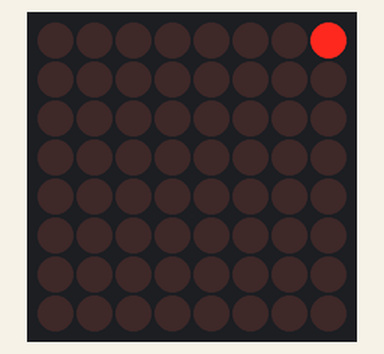
Simulated run of this sketch. Board: ESP32-S3. Shown: 8×8 LED matrix.

Above: at 0.07 s.
At 3.2 s:
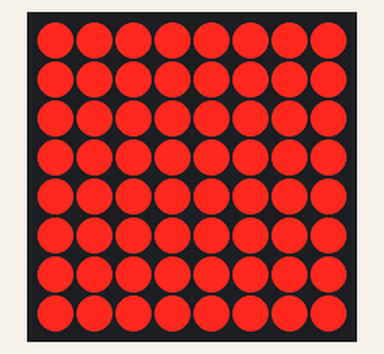
At 12.33 s:
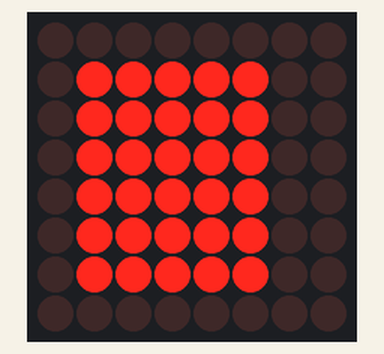
At 21.49 s:
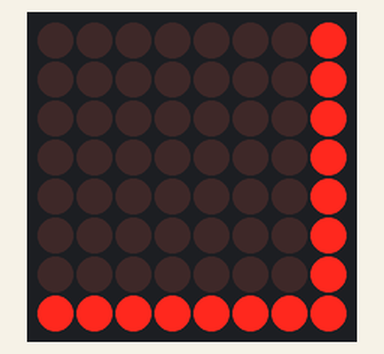
At 30.64 s:
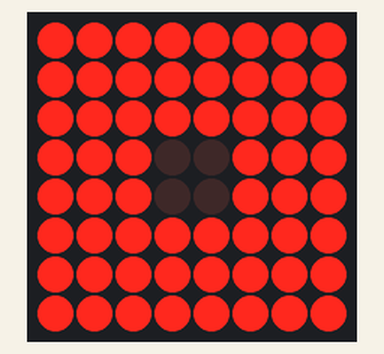
At 39.8 s:
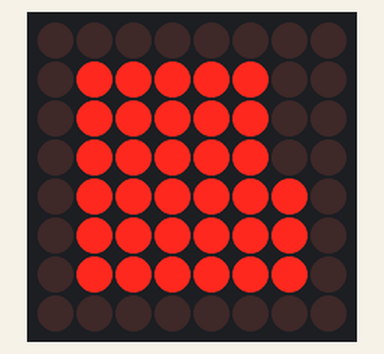

Measured:
- what the display in image 1 shows lasts 0.5 s, from 3.2 s to 3.7 s

The sketch:

main.ino
```cpp
#include <MD_MAX72xx.h>

#define HARDWARE_TYPE MD_MAX72XX::FC16_HW
#define CS_PIN 10
#define SEGMENTS 1

MD_MAX72XX display = MD_MAX72XX(HARDWARE_TYPE, CS_PIN, SEGMENTS);

void spiral(bool state, uint16_t speed = 50) {
    int xStart = 0, yStart = 0;
    int xEnd = 7, yEnd = 7;

    while (xStart <= xEnd && yStart <= yEnd) {
        // Top row left to right
        for (int col = xStart; col <= xEnd; col++) {
            display.setPoint(col, yStart, state);
            delay(speed);
        }
        yStart++;

        // Right column top to bottom
        for (int row = yStart; row <= yEnd; row++) {
            display.setPoint(xEnd, row, state);
            delay(speed);
        }
        xEnd--;

        // Bottom row right to left
        if (yStart <= yEnd) {
            for (int col = xEnd; col >= xStart; col--) {
                display.setPoint(col, yEnd, state);
                delay(speed);
            }
            yEnd--;
        }

        // Left column bottom to top
        if (xStart <= xEnd) {
            for (int row = yEnd; row >= yStart; row--) {
                display.setPoint(xStart, row, state);
                delay(speed);
            }
            xStart++;
        }
    }
}

void displaySpiral() {
    spiral(true);   // draw spiral
    delay(500);
    spiral(false);  // clear spiral in reverse
}

void setup() {
    display.begin();
    display.clear();
}

void loop() {
    displaySpiral();
}
```
